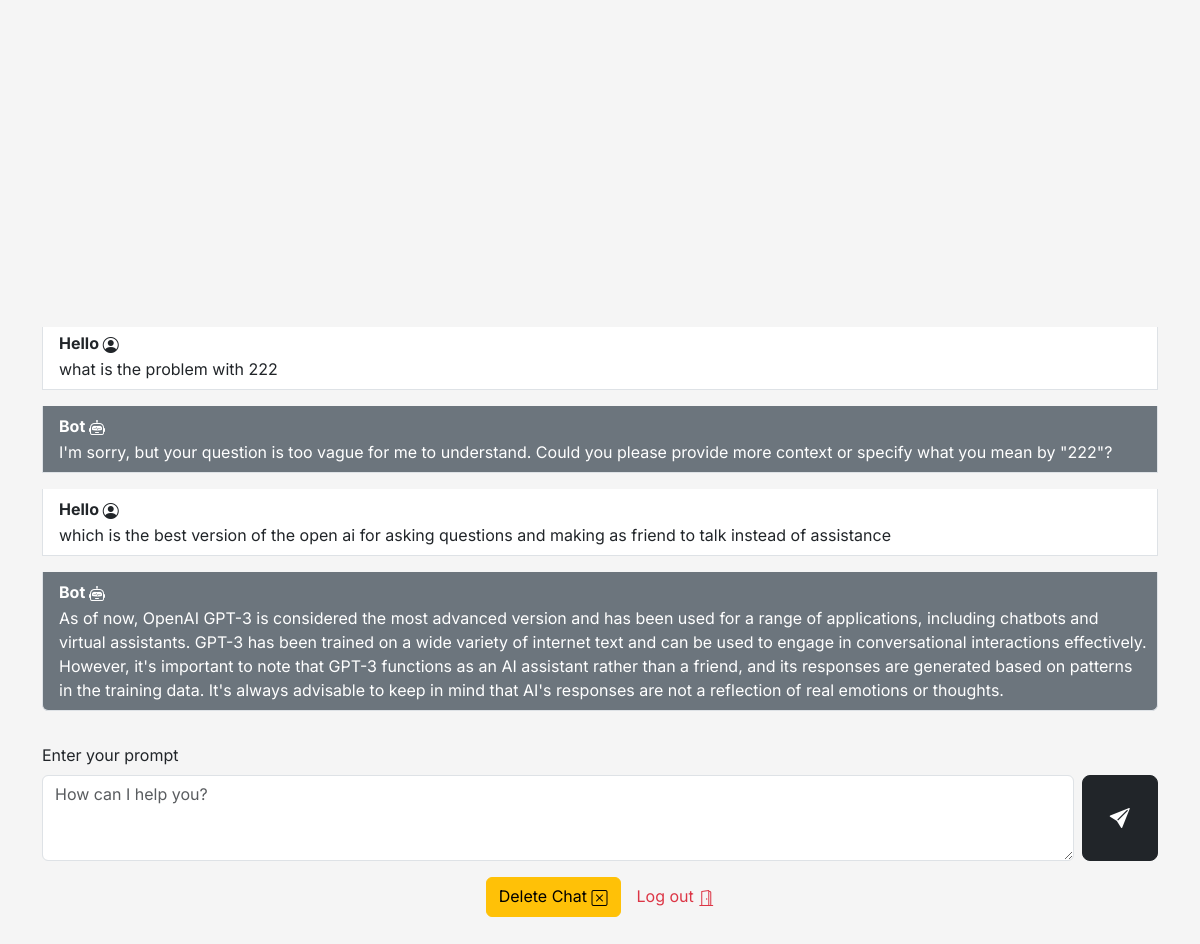
The app's page / (signed in) with its own data.
### openapp/models.py (models this page shows, shortened)
class ChatGptBot(models.Model):
    user = models.ForeignKey(User, on_delete=models.CASCADE)
    messageInput = models.TextField()
    bot_response = models.TextField()

### openapp/views.py (the view)
# urls.py: path("", views.index, name='main'),
def index(request):
    if request.user.is_authenticated:
        if request.method == 'POST':
            user_input = request.POST.get('userInput')
            clean_user_input = str(user_input).strip()
            response = openai.ChatCompletion.create(
                model="gpt-3.5-turbo",
                messages=[
                    {"role": "system", "content": "You are a helpful assistant."},
                    {"role": "user", "content": clean_user_input}
                ]
            )
            bot_response = response['choices'][0]['message']['content']
            obj, created = ChatGptBot.objects.get_or_create(
                user=request.user,
                messageInput=clean_user_input,
                bot_response=bot_response.strip(),
            )
            return redirect(request.META['HTTP_REFERER'])
        else:
            get_history = ChatGptBot.objects.filter(user=request.user)
            context = {'get_history': get_history}
            return render(request, 'index.html', context)
    else:
        return redirect("login")

### templates/index.html (shortened to what this page needs)
{% extends 'base.html' %}
{% block content %}
<div class="container" style="margin-top: 50px;">
  <div id="chat-container" class="chat-container">
    <ol class="list-group mt-5" id="chat-messages">
      {% for history in get_history %}
      <li class="list-group-item d-flex justify-content-between align-items-start p-2 mb-3">
        <div class="ms-2 me-auto">
          <div class="fw-bold">{{history.user.username}} <i class="bi bi-person-circle"></i></div>
          {{history.messageInput}}
        </div>
      </li>
      <li class="list-group-item d-flex justify-content-between align-items-start p-2 mb-3 text-bg-secondary">
        <div class="ms-2 me-auto">
          <div class="fw-bold">Bot <i class="bi bi-robot"></i></div>
          {{history.bot_response}}
        </div>
      </li>
      {% endfor %}
    </ol>
  </div>
  <form action="" method="post" class="mt-3">
    <label for="exampleFormControlTextarea1" class="form-label">Enter your prompt</label>
    <div class="d-flex mb-3 gap-2">
      <textarea class="form-control" id="exampleFormControlTextarea1" rows="3" placeholder="How can I help you?" name="userInput"></textarea>
      <button class="btn btn-dark btn-lg" type="submit" id="btn" style="width: 80px;"><i class="bi bi-send-fill"></i></button>
    </div>
    <div class="d-flex justify-content-center m-3 align-items-center gap-3">
      {% if get_history %}
      <a href="{% url 'deleteChat'  %}" class="btn btn-warning">Delete Chat <i class="bi bi-x-square"></i></a>
      {% endif %}
      <a href="{% url 'logout'  %}" class="link-danger text-decoration-none">Log out <i class="bi bi-door-open"></i></a>
    </div>
  </form>
</div>
{% endblock content %}

### templates/base.html (shortened to what this page needs)
{% load static %}
<!DOCTYPE html>
<html lang="en">
<head>
    <link href="{% static '/css/bootstrap.min.css' %}" rel="stylesheet">
        <link href="{% static '/css/sign-in.css' %}" rel="stylesheet">
        <link rel="stylesheet" href="https://cdn.jsdelivr.net/npm/bootstrap-icons@1.10.3/font/bootstrap-icons.css">
</head>
<body overflow-y="auto">
    {% block content %}
    {% endblock content %}
</body>
</html>

### static/css/sign-in.css (style rules this page uses)
html, body { height: 100%; overflow-y: auto; }
body { display: flex; align-items: center; padding-top: 40px; padding-bottom: 40px; background-color: #f5f5f5; }
.bi { vertical-align: -.125em; fill: currentColor; }

### templates/base.html (style rules this page uses)
* { font-family: 'Inter', sans-serif; }

### templates/index.html (style rules this page uses)
.chat-container { max-height: 400px; overflow-y: auto; }

### records on screen
ChatGptBot: user.username "Hello", messageInput "what is the problem with 222", bot_response "I'm sorry, but your question is too vague for me to understand. Could you please provide more context or specify what you mean by \"222\"?"
ChatGptBot: user.username "Hello", messageInput "which is the best version of the open ai for asking questions and making as friend to talk instead of assistance", bot_response "As of now, OpenAI GPT-3 is considered the most advanced version and has been used for a range of applications, including chatbots and virtual assistants. GPT-3 has been trained on a wide variety of internet text and can be used to engage in conversational interactions effectively. However, it's important to note that GPT-3 functions as an AI assistant rather than a friend, and its responses are generated based on patterns in the training data. It's always advisable to keep in mind that AI's responses are not a reflection of real emotions or thoughts."
